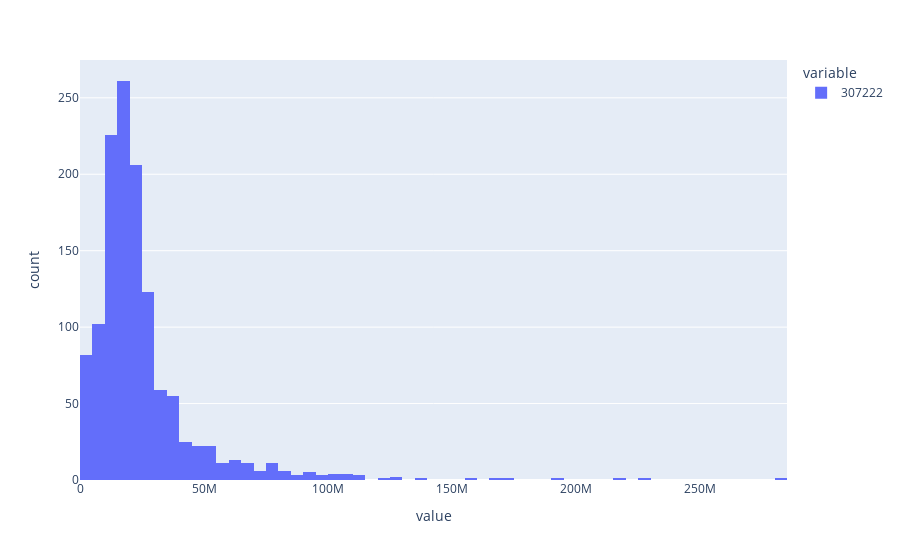

The notebook cell saved with this chart:
### Markdown cell above
## Histogram

In general, sales is low at the beginning of each week and rises gradually towards weekend.

### Code cell
px.histogram(ts)

### Figure 1 — Plotly figure (JSON) as saved in the notebook; plotly's stock layout.template omitted (floating-point values rounded to 4 significant figures; data arrays with more than 128 entries replaced by an {"elided": "..."} marker saying what was removed)
{"data": [{"alignmentgroup": "True", "bingroup": "x", "hovertemplate": "variable=307222<br>value=%{x}<br>count=%{y}<extra></extra>", "legendgroup": "307222", "marker": {"color": "#636efa", "pattern": {"shape": ""}}, "name": "307222", "offsetgroup": "307222", "orientation": "v", "showlegend": true, "type": "histogram", "x": {"elided": "1274 int values"}, "xaxis": "x", "yaxis": "y"}], "layout": {"barmode": "relative", "legend": {"title": {"text": "variable"}, "tracegroupgap": 0}, "margin": {"t": 60}, "xaxis": {"anchor": "y", "domain": [0, 1], "title": {"text": "value"}}, "yaxis": {"anchor": "x", "domain": [0, 1], "title": {"text": "count"}}}}
